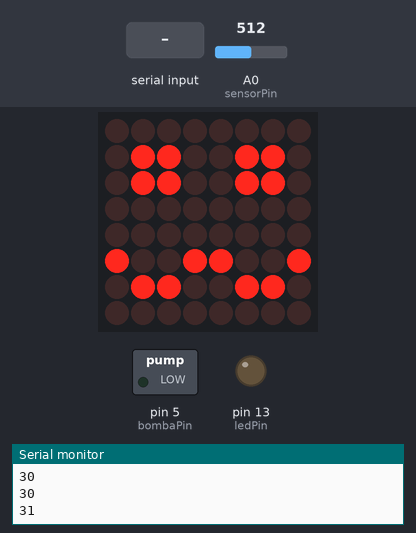
The sketch below on a simulated Arduino Uno, built with avr-gcc and run on an emulated ATmega328P. On the bench: 8×8 LED matrix, switched loads named in the sketch (green lamp = pin HIGH), output pins drawn as LEDs (lit = HIGH), the last lines printed to the serial monitor. The inputs (shaded band) are chosen by the test bench; at power-on: A0 (sensorPin) = 512. The local clock reads 2024-03-15 10:24:30 at power-on unless the sketch sets it.

Above: at 1.2 s.
1.3 s: A0 (sensorPin) set to 369
2.8 s: A0 (sensorPin) set to 342
At 3.8 s:
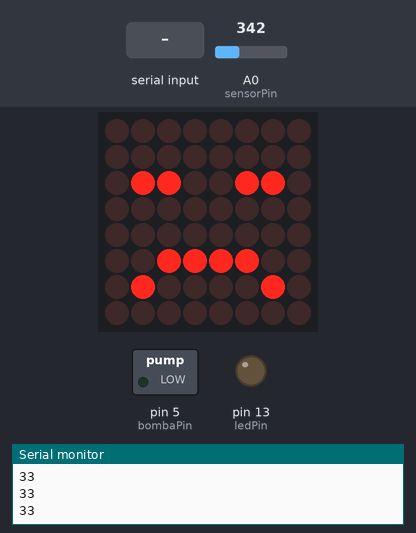
9.3 s: A0 (sensorPin) set to 370
At 9.7 s:
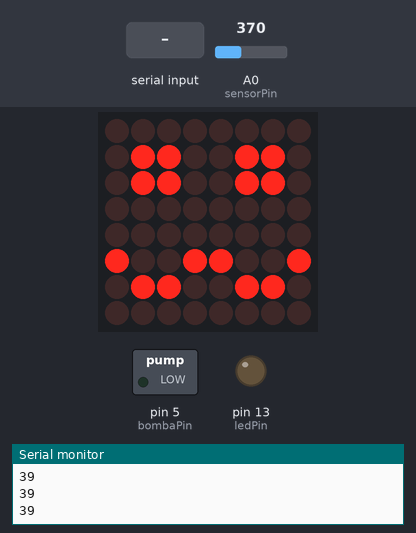
10.8 s: "2\n" received over the second serial link
At 12.7 s:
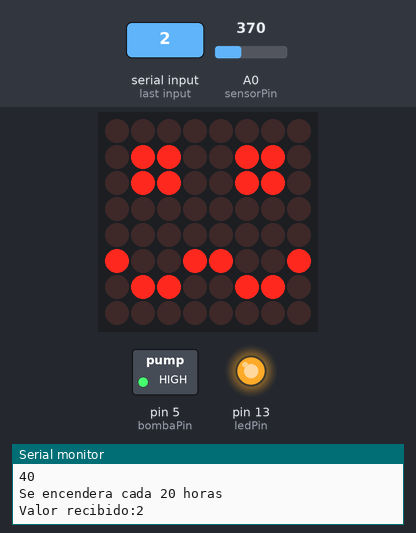
Timing chart, 0 to 14.5 s (numbered marks = the images above; inputs shaded):
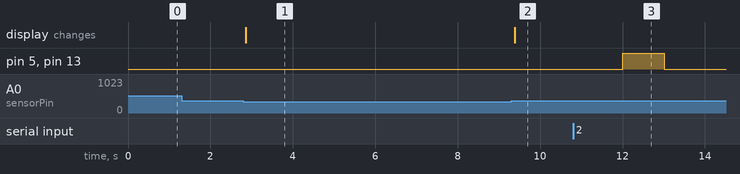

Measured:
- the behaviour switches between 361 and 360 on A0 (sensorPin) (found by bisection; images 0 and 1)
- after the input at 2.8 s, the display: changes after 0.06 s (image 1)
- after the input at 9.3 s, the display: changes after 0.08 s (image 2)
- after the input at 10.8 s, pin 5 (bombaPin), pin 13 (ledPin): LOW → HIGH after 1.2 s, → LOW 1.0 s later

The sketch:

Proto_v2.1.ino
```cpp
//librerias
#include <LedControl.h>
#include <SoftwareSerial.h>
#include <RTClib.h>
//pins
const int ledPin = 13;
const int sensorPin = A0;
LedControl lc = LedControl(12, 11, 10, 1);
const int bombaPin = 5;
SoftwareSerial bluetooth(6, 7);  // RX, TX
//variables
int HistoryValue = 0;
DateTime now;
int seconds;
RTC_DS3231 rtc;
int id_Plant = 0;
String BT_Received = "";
int horas = 0;
int currentValue;

  bool hayAgua;

// MatrizLed
byte smiley[8] = {  // Definir el patrón de la carita feliz
  0b00000000,
  0b01100110,
  0b01100110,
  0b00000000,
  0b00000000,
  0b10011001,
  0b01100110,
  0b00000000
};

byte sadge[8] = {  // Definir el patrón de la carita triste
  0b00000000,
  0b00000000,
  0b01100110,
  0b00000000,
  0b00000000,
  0b00111100,
  0b01000010,
  0b00000000
};


void setup() {
  horas = 0;
  pinMode(bombaPin, OUTPUT);
  pinMode(ledPin, OUTPUT);
  Serial.begin(9600);
  rtc.begin();
  bluetooth.begin(4800);
}

void loop() {
  sensorAgua();
  evaluarVolumen();
  now = rtc.now();
  seconds = now.second();
  Serial.print(now.second(), DEC);
  Serial.println();


  if (bluetooth.available()) {
    BT_Received = bluetooth.readString();
    id_Plant = atoi(BT_Received.c_str());
    evaluarHoras(id_Plant);
    Serial.print("Valor recibido:");
    Serial.println(id_Plant);
  }
  delay(100);

  if (siHay(currentValue)) {
    if (horas != 0) {
      funcionRiego(horas);
    }
  }
}

//funcion de la matriz
void functionLed() {
  lc.shutdown(0, false);  // Enciende el display
  lc.setIntensity(0, 2);  // Ajusta el brillo (0-15 posibles)
  lc.clearDisplay(0);
}


//Funciones sensor de agua
void sensorAgua() {
  currentValue = analogRead(sensorPin);
  HistoryValue = currentValue;
}

void evaluarVolumen() {
  if (HistoryValue > 360) {
    functionLed();
    for (int i = 0; i < 8; i++) {
      lc.setRow(0, i, smiley[i]);
    }
    delay(100);
  } else if (HistoryValue <= 360) {
    functionLed();
    for (int i = 0; i < 8; i++) {
      lc.setRow(0, i, sadge[i]);
    }
    delay(100);
  }
}


void evaluarHoras(int idPlant) {
  switch (idPlant) {
    case 1:
      horas = 30;
      Serial.println("Se encendera cada " + String(horas) + " horas");
      break;
    case 2:
      horas = 20;
      Serial.println("Se encendera cada " + String(horas) + " horas");
      break;
    case 3:
      horas = 60;
      Serial.println("Se encendera cada " + String(horas) + " horas");
      break;
    case 4:
      horas = 0;
      break;
  }
}
//funcion riego
void funcionRiego(int tiempo) {
  if (seconds % tiempo == 0) {
    digitalWrite(ledPin, HIGH);
    digitalWrite(bombaPin, HIGH);
    delay(1000);
    digitalWrite(bombaPin, LOW);
    digitalWrite(ledPin, LOW);
    Serial.print("Se recibio:" + String(tiempo));
  }
}

//Funcion verifica el valor del sensor y permite el riego
bool siHay(int valorAgua) {
  if (valorAgua > 350) {
    hayAgua = true;
  } else {
    hayAgua = false;
  }
  return hayAgua;
}
```
